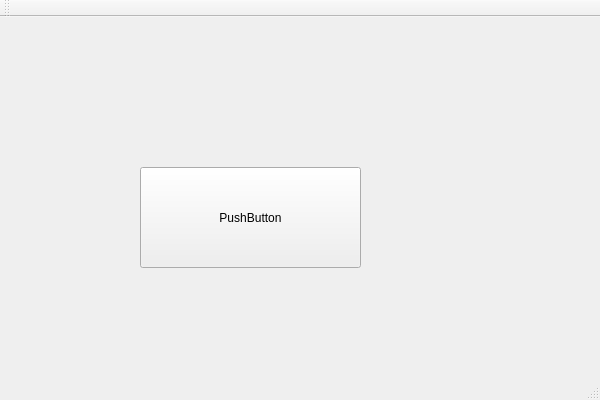
<?xml version="1.0" encoding="UTF-8"?>
<ui version="4.0">
 <class>qt_modbus2Class</class>
 <widget class="QMainWindow" name="qt_modbus2Class">
  <property name="geometry">
   <rect>
    <x>0</x>
    <y>0</y>
    <width>600</width>
    <height>400</height>
   </rect>
  </property>
  <property name="windowTitle">
   <string>qt_modbus2</string>
  </property>
  <widget class="QWidget" name="centralWidget">
   <widget class="QPushButton" name="pushButton">
    <property name="geometry">
     <rect>
      <x>140</x>
      <y>150</y>
      <width>221</width>
      <height>101</height>
     </rect>
    </property>
    <property name="text">
     <string>PushButton</string>
    </property>
   </widget>
  </widget>
  <widget class="QMenuBar" name="menuBar">
   <property name="geometry">
    <rect>
     <x>0</x>
     <y>0</y>
     <width>600</width>
     <height>22</height>
    </rect>
   </property>
  </widget>
  <widget class="QToolBar" name="mainToolBar">
   <attribute name="toolBarArea">
    <enum>TopToolBarArea</enum>
   </attribute>
   <attribute name="toolBarBreak">
    <bool>false</bool>
   </attribute>
  </widget>
  <widget class="QStatusBar" name="statusBar"/>
 </widget>
 <layoutdefault spacing="6" margin="11"/>
 <resources>
  <include location="qt_modbus2.qrc"/>
 </resources>
 <connections/>
</ui>
